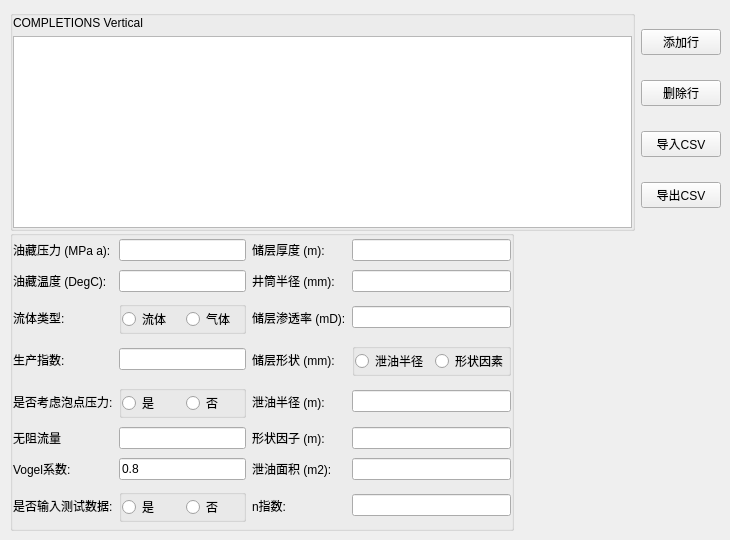
           <widget class="QWidget" name="tab_2">
            <attribute name="title">
             <string>Tab 2</string>
            </attribute>
            <widget class="QWidget" name="layoutWidget_3">
             <property name="geometry">
              <rect>
               <x>10</x>
               <y>10</y>
               <width>711</width>
               <height>221</height>
              </rect>
             </property>
             <layout class="QHBoxLayout" name="horizontalLayout_10">
              <item>
               <widget class="QGroupBox" name="groupBox_17">
                <property name="title">
                 <string/>
                </property>
                <layout class="QGridLayout" name="gridLayout_29">
                 <property name="leftMargin">
                  <number>0</number>
                 </property>
                 <property name="topMargin">
                  <number>0</number>
                 </property>
                 <property name="rightMargin">
                  <number>0</number>
                 </property>
                 <property name="bottomMargin">
                  <number>0</number>
                 </property>
                 <item row="2" column="0">
                  <widget class="QTableView" name="compVTV"/>
                 </item>
                 <item row="1" column="0">
                  <widget class="QLabel" name="label_47">
                   <property name="text">
                    <string>COMPLETIONS Vertical</string>
                   </property>
                  </widget>
                 </item>
                </layout>
               </widget>
              </item>
              <item>
               <layout class="QVBoxLayout" name="verticalLayout_8">
                <item>
                 <widget class="QPushButton" name="addRowCompV">
                  <property name="text">
                   <string>添加行</string>
                  </property>
                 </widget>
                </item>
                <item>
                 <widget class="QPushButton" name="deleteRowCompV">
                  <property name="text">
                   <string>删除行</string>
                  </property>
                 </widget>
                </item>
                <item>
                 <widget class="QPushButton" name="importCSVCompV">
                  <property name="text">
                   <string>导入CSV</string>
                  </property>
                 </widget>
                </item>
                <item>
                 <widget class="QPushButton" name="exportCSVCompV">
                  <property name="text">
                   <string>导出CSV</string>
                  </property>
                 </widget>
                </item>
               </layout>
              </item>
             </layout>
            </widget>
            <widget class="QGroupBox" name="groupBox_6">
             <property name="geometry">
              <rect>
               <x>10</x>
               <y>230</y>
               <width>504</width>
               <height>301</height>
              </rect>
             </property>
             <property name="title">
              <string/>
             </property>
             <layout class="QGridLayout" name="gridLayout_33">
              <property name="leftMargin">
               <number>0</number>
              </property>
              <property name="topMargin">
               <number>0</number>
              </property>
              <property name="rightMargin">
               <number>0</number>
              </property>
              <property name="bottomMargin">
               <number>0</number>
              </property>
              <item row="0" column="0">
               <widget class="QLabel" name="label_19">
                <property name="text">
                 <string>油藏压力 (MPa a):</string>
                </property>
               </widget>
              </item>
              <item row="0" column="1">
               <widget class="QLineEdit" name="lineEdit_11"/>
              </item>
              <item row="0" column="2">
               <widget class="QLabel" name="label_49">
                <property name="text">
                 <string>储层厚度 (m):</string>
                </property>
               </widget>
              </item>
              <item row="0" column="3">
               <widget class="QLineEdit" name="lineEdit_18"/>
              </item>
              <item row="1" column="0">
               <widget class="QLabel" name="label_24">
                <property name="text">
                 <string>油藏温度 (DegC):</string>
                </property>
               </widget>
              </item>
              <item row="1" column="1">
               <widget class="QLineEdit" name="lineEdit_13"/>
              </item>
              <item row="1" column="2">
               <widget class="QLabel" name="label_57">
                <property name="text">
                 <string>井筒半径 (mm):</string>
                </property>
               </widget>
              </item>
              <item row="1" column="3">
               <widget class="QLineEdit" name="lineEdit_19"/>
              </item>
              <item row="2" column="0">
               <widget class="QLabel" name="label_27">
                <property name="text">
                 <string>流体类型:</string>
                </property>
               </widget>
              </item>
              <item row="2" column="1">
               <widget class="QGroupBox" name="groupBox_7">
                <property name="title">
                 <string/>
                </property>
                <layout class="QGridLayout" name="gridLayout_34">
                 <property name="leftMargin">
                  <number>0</number>
                 </property>
                 <property name="topMargin">
                  <number>0</number>
                 </property>
                 <property name="rightMargin">
                  <number>0</number>
                 </property>
                 <property name="bottomMargin">
                  <number>0</number>
                 </property>
                 <item row="0" column="0">
                  <widget class="QRadioButton" name="radioButton_5">
                   <property name="text">
                    <string>流体</string>
                   </property>
                  </widget>
                 </item>
                 <item row="0" column="1">
                  <widget class="QRadioButton" name="radioButton_6">
                   <property name="text">
                    <string>气体</string>
                   </property>
                  </widget>
                 </item>
                </layout>
               </widget>
              </item>
              <item row="2" column="2">
               <widget class="QLabel" name="label_50">
                <property name="text">
                 <string>储层渗透率 (mD):</string>
                </property>
               </widget>
              </item>
              <item row="2" column="3">
               <widget class="QLineEdit" name="lineEdit_22"/>
              </item>
              <item row="3" column="0">
               <widget class="QLabel" name="label_32">
                <property name="text">
                 <string>生产指数:</string>
                </property>
               </widget>
              </item>
              <item row="3" column="1">
               <widget class="QLineEdit" name="lineEdit_16"/>
              </item>
              <item row="3" column="2">
               <widget class="QLabel" name="label_58">
                <property name="text">
                 <string>储层形状 (mm):</string>
                </property>
               </widget>
              </item>
              <item row="3" column="3">
               <widget class="QGroupBox" name="groupBox_21">
                <property name="title">
                 <string/>
                </property>
                <layout class="QGridLayout" name="gridLayout_38">
                 <property name="leftMargin">
                  <number>0</number>
                 </property>
                 <property name="topMargin">
                  <number>0</number>
                 </property>
                 <property name="rightMargin">
                  <number>0</number>
                 </property>
                 <property name="bottomMargin">
                  <number>0</number>
                 </property>
                 <item row="0" column="0">
                  <widget class="QRadioButton" name="radioButton_13">
                   <property name="text">
                    <string>泄油半径</string>
                   </property>
                  </widget>
                 </item>
                 <item row="0" column="1">
                  <widget class="QRadioButton" name="radioButton_14">
                   <property name="text">
                    <string>形状因素</string>
                   </property>
                  </widget>
                 </item>
                </layout>
               </widget>
              </item>
              <item row="4" column="0">
               <widget class="QLabel" name="label_53">
                <property name="text">
                 <string>是否考虑泡点压力:</string>
                </property>
               </widget>
              </item>
              <item row="4" column="1">
               <widget class="QGroupBox" name="groupBox_19">
                <property name="title">
                 <string/>
                </property>
                <layout class="QGridLayout" name="gridLayout_36">
                 <property name="leftMargin">
                  <number>0</number>
                 </property>
                 <property name="topMargin">
                  <number>0</number>
                 </property>
                 <property name="rightMargin">
                  <number>0</number>
                 </property>
                 <property name="bottomMargin">
                  <number>0</number>
                 </property>
                 <item row="0" column="0">
                  <widget class="QRadioButton" name="radioButton_9">
                   <property name="text">
                    <string>是</string>
                   </property>
                  </widget>
                 </item>
                 <item row="0" column="1">
                  <widget class="QRadioButton" name="radioButton_10">
                   <property name="text">
                    <string>否</string>
                   </property>
                  </widget>
                 </item>
                </layout>
               </widget>
              </item>
              <item row="4" column="2">
               <widget class="QLabel" name="label_59">
                <property name="text">
                 <string>泄油半径 (m):</string>
                </property>
               </widget>
              </item>
              <item row="4" column="3">
               <widget class="QLineEdit" name="lineEdit_23"/>
              </item>
              <item row="5" column="0">
               <widget class="QLabel" name="label_54">
                <property name="text">
                 <string>无阻流量</string>
                </property>
               </widget>
              </item>
              <item row="5" column="1">
               <widget class="QLineEdit" name="lineEdit_27"/>
              </item>
              <item row="5" column="2">
               <widget class="QLabel" name="label_60">
                <property name="text">
                 <string>形状因子 (m):</string>
                </property>
               </widget>
              </item>
              <item row="5" column="3">
               <widget class="QLineEdit" name="lineEdit_24"/>
              </item>
              <item row="6" column="0">
               <widget class="QLabel" name="label_55">
                <property name="text">
                 <string>Vogel系数:</string>
                </property>
               </widget>
              </item>
              <item row="6" column="1">
               <widget class="QLineEdit" name="lineEdit_21">
                <property name="text">
                 <string>0.8</string>
                </property>
               </widget>
              </item>
              <item row="6" column="2">
               <widget class="QLabel" name="label_61">
                <property name="text">
                 <string>泄油面积 (m2):</string>
                </property>
               </widget>
              </item>
              <item row="6" column="3">
               <widget class="QLineEdit" name="lineEdit_25"/>
              </item>
              <item row="7" column="0">
               <widget class="QLabel" name="label_56">
                <property name="text">
                 <string>是否输入测试数据:</string>
                </property>
               </widget>
              </item>
              <item row="7" column="1">
               <widget class="QGroupBox" name="groupBox_20">
                <property name="title">
                 <string/>
                </property>
                <layout class="QGridLayout" name="gridLayout_37">
                 <property name="leftMargin">
                  <number>0</number>
                 </property>
                 <property name="topMargin">
                  <number>0</number>
                 </property>
                 <property name="rightMargin">
                  <number>0</number>
                 </property>
                 <property name="bottomMargin">
                  <number>0</number>
                 </property>
                 <item row="0" column="0">
                  <widget class="QRadioButton" name="radioButton_11">
                   <property name="text">
                    <string>是</string>
                   </property>
                  </widget>
                 </item>
                 <item row="0" column="1">
                  <widget class="QRadioButton" name="radioButton_12">
                   <property name="text">
                    <string>否</string>
                   </property>
                  </widget>
                 </item>
                </layout>
               </widget>
              </item>
              <item row="7" column="2">
               <widget class="QLabel" name="label_62">
                <property name="text">
                 <string>n指数:</string>
                </property>
               </widget>
              </item>
              <item row="7" column="3">
               <widget class="QLineEdit" name="lineEdit_26"/>
              </item>
             </layout>
            </widget>
           </widget>
